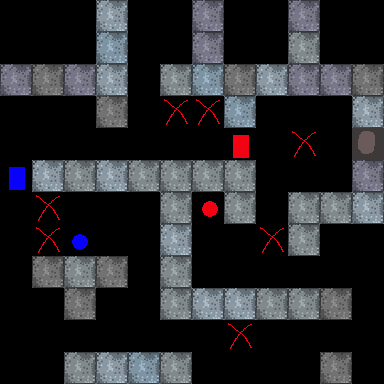

A 2D game scene composited from a Tiled map and its tileset images. What follows is a short description and the map's XML, with every tile layer's data as written:
An orthogonal 12x12 tile map with 32x32 px tiles, 4 tile layers (Wall1, Object1, P2 Only, Wall2), 3 hidden layers not drawn.

<map version="1.0" orientation="orthogonal" renderorder="left-down" width="12" height="12" tilewidth="32" tileheight="32" nextobjectid="1">
 <properties>
  <property name="-PuzzleId" value="3" />
  <property name="PlayerStartingAngle" value="-90" />
  <property name="PlayerStartingPosition" value="6,9" />
 </properties>
 <tileset firstgid="1" name="RoomEditorImage" tilewidth="32" tileheight="32">
  <image source="../RoomEditorImage.png" width="320" height="192" />
  <tile id="3">
   <properties>
    <property name="FloorButton" value="r" />
   </properties>
  </tile>
  <tile id="4">
   <properties>
    <property name="FloorButton" value="c" />
   </properties>
  </tile>
  <tile id="5">
   <properties>
    <property name="FloorButton" value="o" />
   </properties>
  </tile>
  <tile id="6">
   <properties>
    <property name="FloorButton" value="m" />
   </properties>
  </tile>
  <tile id="7">
   <properties>
    <property name="FloorButton" value="b" />
   </properties>
  </tile>
  <tile id="8">
   <properties>
    <property name="DoorColor" value="255,0,0" />
    <property name="DoorKeyword" value="r" />
    <property name="DoorWin" value="false" />
   </properties>
  </tile>
  <tile id="9">
   <properties>
    <property name="DoorColor" value="0,0,255" />
    <property name="DoorKeyword" value="b" />
    <property name="DoorWin" value="false" />
   </properties>
  </tile>
  <tile id="10">
   <properties>
    <property name="DoorColor" value="200,135,0" />
    <property name="DoorKeyword" value="o" />
    <property name="DoorWin" value="false" />
   </properties>
  </tile>
  <tile id="11">
   <properties>
    <property name="DoorLocked" value="false" />
   </properties>
  </tile>
  <tile id="41">
   <properties>
    <property name="Collider" value="false" />
   </properties>
  </tile>
  <tile id="42">
   <properties>
    <property name="Collider" value="false" />
   </properties>
  </tile>
  <tile id="46">
   <properties>
    <property name="LemingDirection" value="0,1" />
   </properties>
  </tile>
 </tileset>
 <layer name="Floor" width="12" height="12" visible="0">
  <data encoding="csv">
31,31,34,34,35,33,34,33,31,32,35,34,
31,33,32,33,31,32,35,32,31,31,33,32,
35,33,31,35,31,31,30,30,30,34,31,35,
31,33,32,32,31,45,45,31,31,31,31,34,
32,33,30,30,31,31,31,30,31,45,31,31,
32,34,31,34,35,32,33,32,31,31,31,35,
31,45,31,31,31,35,34,30,35,30,31,33,
31,45,31,31,31,30,33,30,45,31,31,35,
31,35,33,33,31,33,35,31,35,35,33,34,
31,31,34,31,31,31,34,32,35,35,32,31,
31,34,32,34,33,32,32,45,34,34,31,32,
31,35,33,34,33,35,31,31,31,31,33,35
</data>
 </layer>
 <layer name="Wall1" width="12" height="12">
  <properties>
   <property name="Offset" value="1" />
  </properties>
  <data encoding="csv">
0,0,0,31,0,0,33,0,0,33,0,0,
0,0,0,32,0,0,33,0,0,34,0,0,
33,35,33,31,0,34,32,35,31,33,33,35,
0,0,0,35,0,0,0,32,0,0,0,31,
0,0,0,0,0,0,0,9,0,0,0,3,
10,31,34,31,34,34,34,34,0,0,0,33,
0,0,0,0,0,34,0,34,0,34,34,31,
0,0,0,0,0,31,0,0,0,34,0,0,
0,35,34,35,0,34,0,0,0,0,0,0,
0,0,35,0,0,34,31,31,34,34,35,0,
0,0,0,0,0,0,0,0,0,0,0,0,
0,0,34,31,32,34,0,0,0,0,35,0
</data>
 </layer>
 <layer name="Object1" width="12" height="12">
  <properties>
   <property name="Offset1" value="" />
  </properties>
  <data encoding="csv">
0,0,0,0,0,0,0,0,0,0,0,0,
0,0,0,0,0,0,0,0,0,0,0,0,
0,0,0,0,0,0,0,0,0,0,0,0,
0,0,0,0,0,0,0,0,0,0,0,0,
0,0,0,0,0,0,0,0,0,0,0,0,
0,0,0,0,0,0,0,0,0,0,0,0,
0,0,0,0,0,0,4,0,0,0,0,0,
0,0,8,0,0,0,0,0,0,0,0,0,
0,0,0,0,0,0,0,0,0,0,0,0,
0,0,0,0,0,0,0,0,0,0,0,0,
0,0,0,0,0,0,0,0,0,0,0,0,
0,0,0,0,0,0,0,0,0,0,0,0
</data>
 </layer>
 <layer name="P2 Only" width="12" height="12">
  <properties>
   <property name="Offset" value="5" />
   <property name="UnityLayer" value="P2 Only" />
  </properties>
  <data encoding="csv">
0,0,0,0,0,0,0,0,0,0,0,0,
0,0,0,0,0,0,0,0,0,0,0,0,
0,0,0,0,0,0,0,0,0,0,0,0,
0,0,0,0,0,52,52,0,0,0,0,0,
0,0,0,0,0,0,0,0,0,52,0,0,
0,0,0,0,0,0,0,0,0,0,0,0,
0,52,0,0,0,0,0,0,0,0,0,0,
0,52,0,0,0,0,0,0,52,0,0,0,
0,0,0,0,0,0,0,0,0,0,0,0,
0,0,0,0,0,0,0,0,0,0,0,0,
0,0,0,0,0,0,0,52,0,0,0,0,
0,0,0,0,0,0,0,0,0,0,0,0
</data>
 </layer>
 <layer name="Wall2" width="12" height="12">
  <properties>
   <property name="Offset" value="2" />
  </properties>
  <data encoding="csv">
0,0,0,0,0,0,0,0,0,0,0,0,
0,0,0,0,0,0,0,0,0,0,0,0,
0,0,0,0,0,0,0,0,0,0,0,0,
0,0,0,0,0,0,0,0,0,0,0,0,
0,0,0,0,0,0,0,0,0,0,0,0,
0,0,0,0,0,0,0,0,0,0,0,0,
0,0,0,0,0,0,0,0,0,0,0,0,
0,0,0,0,0,0,0,0,0,0,0,0,
0,0,0,0,0,0,0,0,0,0,0,0,
0,0,0,0,0,0,0,0,0,0,0,0,
0,0,0,0,0,0,0,0,0,0,0,0,
0,0,0,0,0,0,0,0,0,0,0,0
</data>
 </layer>
 <layer name="Wall3" width="12" height="12" visible="0">
  <properties>
   <property name="Offset" value="3" />
  </properties>
  <data encoding="csv">
32,31,32,31,33,30,33,32,34,32,35,35,
33,0,0,0,0,0,0,0,0,0,0,35,
31,0,0,0,0,0,0,0,0,0,0,31,
30,0,0,0,0,0,0,0,0,0,0,30,
31,0,0,0,0,0,0,0,0,0,0,30,
32,0,0,0,0,0,0,0,0,0,0,30,
34,0,0,0,0,0,0,0,0,0,0,33,
32,0,0,0,0,0,0,0,0,0,0,35,
34,0,0,0,0,0,0,0,0,0,0,34,
33,0,0,0,0,0,0,0,0,0,0,35,
33,0,0,0,0,0,0,0,0,0,0,33,
30,32,31,33,31,30,31,32,33,32,30,33
</data>
 </layer>
 <layer name="Ceilling" width="12" height="12" visible="0">
  <properties>
   <property name="Offset" value="4" />
   <property name="UnityLayer" value="P1 Only" />
  </properties>
  <data encoding="csv">
35,31,31,32,35,32,35,31,34,35,34,31,
30,30,30,31,30,31,33,33,30,30,35,33,
34,30,35,33,31,31,32,30,35,34,35,32,
31,33,31,34,35,35,32,34,31,30,33,35,
30,34,31,31,34,35,31,30,32,30,35,31,
30,31,30,34,35,32,35,31,35,35,33,34,
32,32,33,34,34,30,35,34,35,31,30,31,
31,34,32,33,34,32,34,31,35,31,31,33,
30,35,31,34,34,30,34,35,33,34,34,30,
35,31,34,33,35,31,33,35,31,33,33,34,
32,32,34,31,35,35,32,33,34,34,34,32,
34,31,33,31,30,34,32,33,31,35,31,30
</data>
 </layer>
</map>
